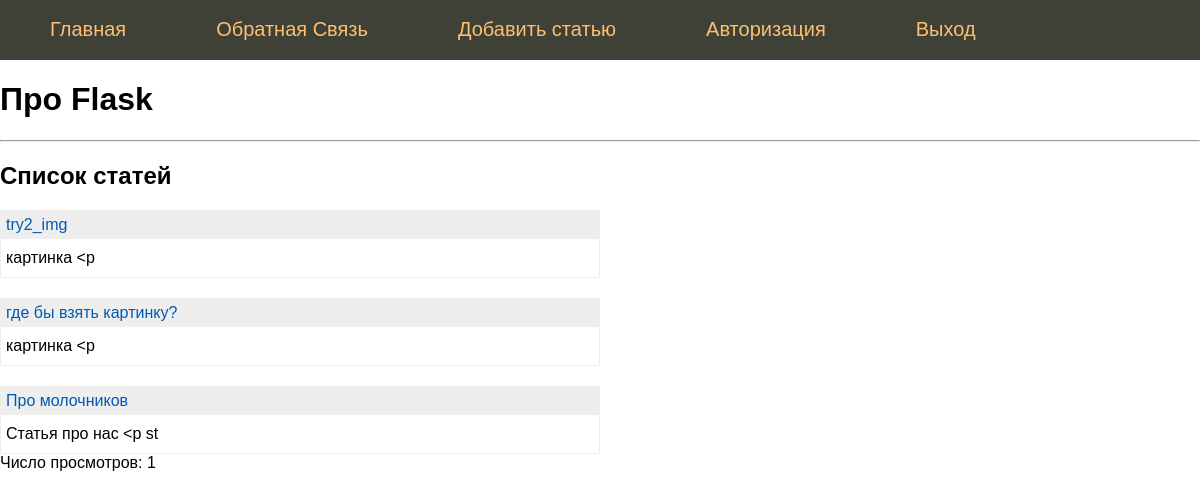
/index, run on the app's committed database.
### tables this page shows
CREATE TABLE mainmenu (
    id integer PRIMARY KEY AUTOINCREMENT,
    title text NOT NULL,
    url text NOT NULL
);

CREATE TABLE posts (
    id integer primary key autoincrement,
    title text not null,
    text text not null,
    url text not null,
    time integer not null
);

### main.py (the view)
@app.route("/")
@app.route('/index')
def index():
    if 'visits' in session:
        session['visits'] = session.get('visits')+1
    else:
        session['visits'] = 1
    content = render_template('index.html', menu=dbase.getMenu(), posts=dbase.getPostsAnonce(), visits=f"Число просмотров: {session['visits']}")
    res = make_response(content)
    res.headers['Content-Type'] = 'text/html'
    res.headers['Server'] = 'flasksite'
    return res

### flsite.py (called while the page is built)
    def getMenu(self):
        sql = '''SELECT * FROM mainmenu'''
        try:
            self.__cur.execute(sql)
            res = self.__cur.fetchall()
            if res: return res
        except:
            print("Ошибка чтения из БД")
        return []

    def getPostsAnonce(self):
        try:
            self.__cur.execute(f"SELECT id, title, text, url FROM posts ORDER BY time DESC")
            res = self.__cur.fetchall()
            if res: return res
        except sqlite3.Error as e:
            print("Ошибка получения статей из БД" + str(e))
        return []

### main.py (called while the page is built)
def connect_db():
    conn = sq.connect(app.config['DATABASE'])
    conn.row_factory = sq.Row
    return conn

def get_db():
    if not hasattr(g, 'link_db'):
        g.link_db = connect_db()
        return g.link_db

@app.before_request
def before_request():
    global dbase
    db = get_db()
    dbase = FDataBase(db)

### templates/index.html
{% extends 'base.html' %}
{% block content %}
{{ super() }}
<hr>
<h2>Список статей</h2>
<ul class="list-posts">
    {% for p in posts %}
    <li>
        <p class="title"><a href="{{ url_for('showPost', alias=p.url) }}">{{p.title}}</a></p>
        <p class="annonce">{{ p.text[:50] | striptags }}</p>
    </li>
    {% endfor %}
</ul>
    {{ visits }}
{% endblock %}

### templates/base.html (shortened to what this page needs)
<!DOCTYPE html>
<html lang="en">
<head>
    <link type="text/css" href="{{ url_for('static', filename='css/styles.css') }}" rel="stylesheet" />
</head>
<body>
{% block content %}
    {% block mainmenu %}
        <ul class="mainmenu">
            {% for m in menu %}
            <li><a href="{{ url_for(m.url) }}">{{ m.title }}</a></li>
            {% endfor %}
        </ul>
    {% endblock mainmenu %}
{% if title %}
<h1>{{ title }}</h1>
{% else %}
<h1>Про Flask</h1>
{% endif %}
{% endblock %}
</body>
</html>

### static/css/styles.css (style rules this page uses)
html, body { font-family: 'Arial'; margin: 0; padding: 0; height: 100%; width: 100%; }
a { color: #0059b2; text-decoration: none; }
ul.mainmenu { list-style: none; background: #3F4137; height: 60px; margin: 0; padding: 0; color: #fdc073; font-size: 20px; overflow: hidden; }
ul.mainmenu li { float: left; margin: 18px 40px 0 50px; }
ul.mainmenu li a { color: #fdc073; text-decoration: none; }
ul.list-posts { list-style: none; margin: 0; padding: 0; max-width: 600px; }
ul.list-posts li { margin: 20px 0 0 0; border: 1px solid #eee; }
ul.list-posts .title { margin: 0; padding: 5px; background: #eee; }
ul.list-posts .annonce { margin: 0; padding: 10px 5px 10px 5px; }

### data on the page
mainmenu: title "Главная"
mainmenu: title "Обратная Связь"
mainmenu: title "Добавить статью"
mainmenu: title "Авторизация"
mainmenu: title "Выход"
posts: title "try2_img", text "картинка <p"
posts: title "где бы взять картинку?", text "картинка <p"
posts: title "Про молочников", text "Статья про нас <p st"

### other printed values
{{ visits }} "Число просмотров: 1"
